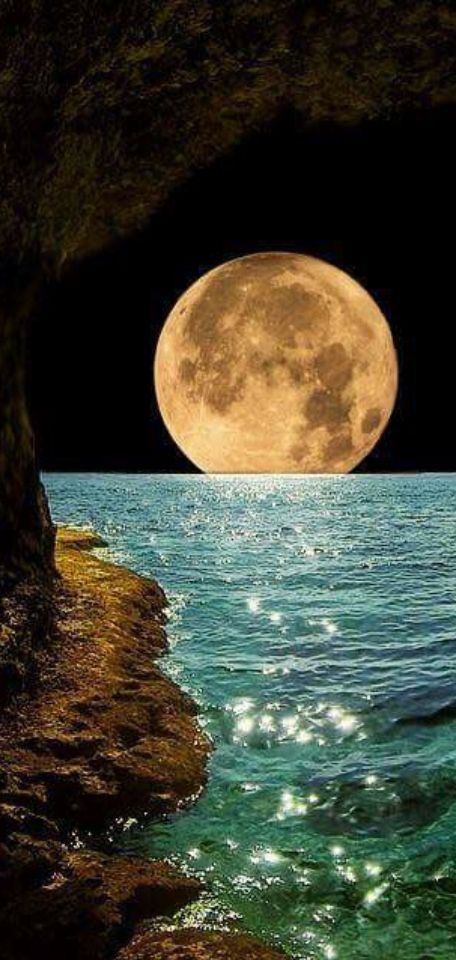
#> input picture abc.jpg, 456 x 960 px
$ jupyter execute 'Image to pencil sketch with python (1) (1).ipynb'   (shell and % lines are left out)
#> lines starting #> are read from the running program, lines starting #| are printed output that depends on the picture
# LetsGrowMore Virtual Internship Program (December-2021)

Beginner Level Task 1

Name :- Harshith V

Task 1 :- Image to pencil sketch with python

[cell 1]
import numpy as np
import cv2
import matplotlib.pyplot as plt

[cell 2]
def show_image(img):
    cv2.imshow('abc.jpg' , img)
    cv2.waitKey(0)
    cv2.destroyAllWindows()

 **Load Image**

[cell 3]
img = cv2.imread(r'abc.jpg')
#> img is the input picture: shape (960, 456, 3); mean B, G, R 50.6, 64.7, 63.1
show_image(img)

**Display Image**

[cell 4]
plt.figure(num = 1, figsize=(8,8))
plt.imshow(cv2.cvtColor(img, cv2.COLOR_BGR2RGB))
plt.title('Original Image', fontsize=26)
plt.gca().axes.get_yaxis().set_visible(False)
plt.gca().axes.get_xaxis().set_visible(False)
plt.show()

[cell 5]
def dodgeV2(image, mask):
    return cv2.divide(image, 255-mask, scale=256)

[cell 6]
def blend(front,back):
    result=front*255/(255-back)
    result[result>255]=255
    result[back==255]=255
    return result

[cell 7]
def render(img_rgb):
    img_gray = cv2.cvtColor(img_rgb, cv2.COLOR_BGR2GRAY)
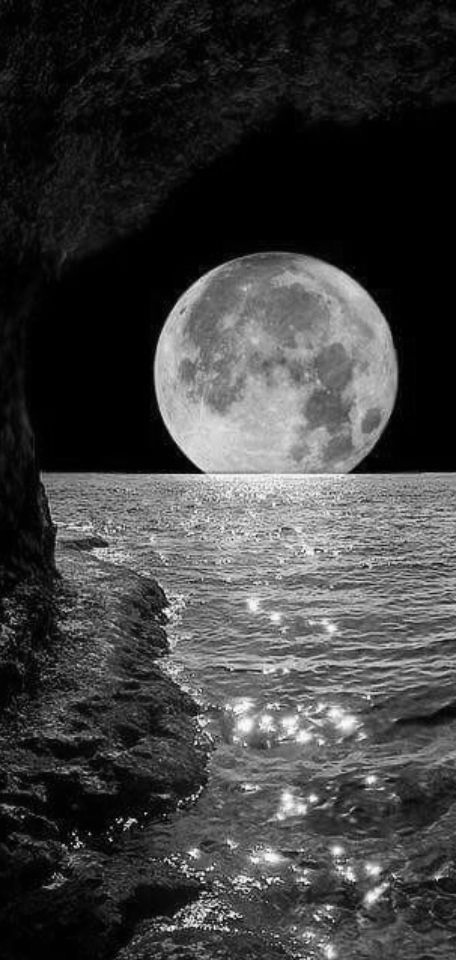
#> img_gray: shape (960, 456); min 0, max 254, mean 62.6

    #Applying gaussian blur to grayscale image
    img_blur = cv2.GaussianBlur(img_gray, (21,21), 0, 0)
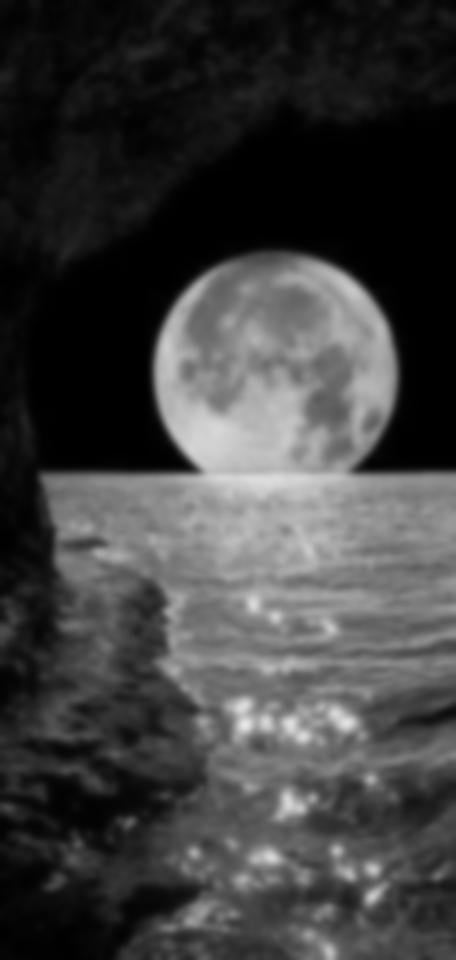
#> img_blur: shape (960, 456); min 0, max 232, mean 62.6

    #Invert the blur image
    inverted_img = 255 - img_blur
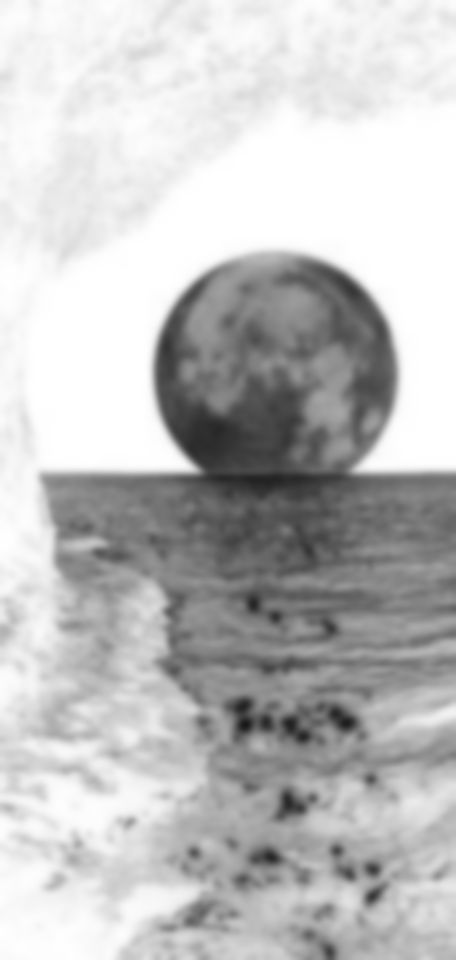
#> inverted_img: shape (960, 456); min 23, max 255, mean 192.4

    #Apply the dodgeV2 function
    img_blend = dodgeV2(img_gray,inverted_img)
#> in dodgeV2, `return cv2.divide(image, 255-mask, scale=256)`:
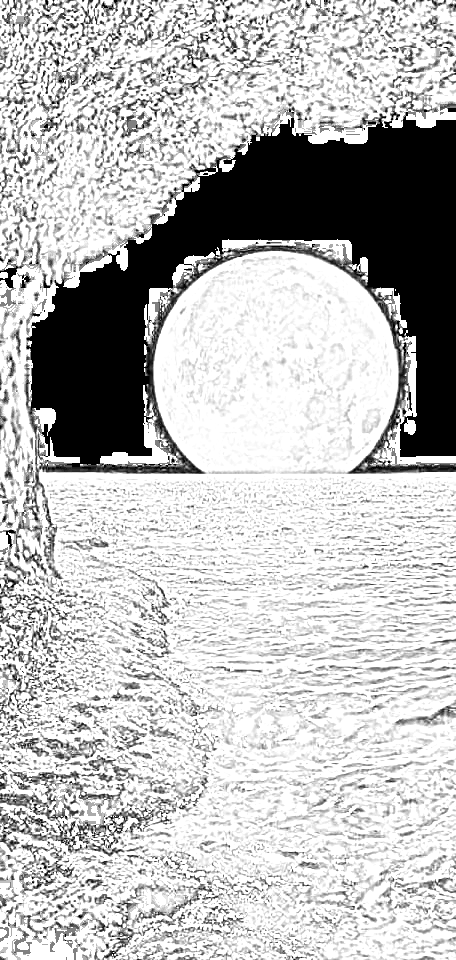
#> returned value: shape (960, 456); min 0, max 255, mean 188.5

    #Blend the image
    img_final = 1-blend(img_blend,img_gray)
#> in blend, `result=front*255/(255-back)`:
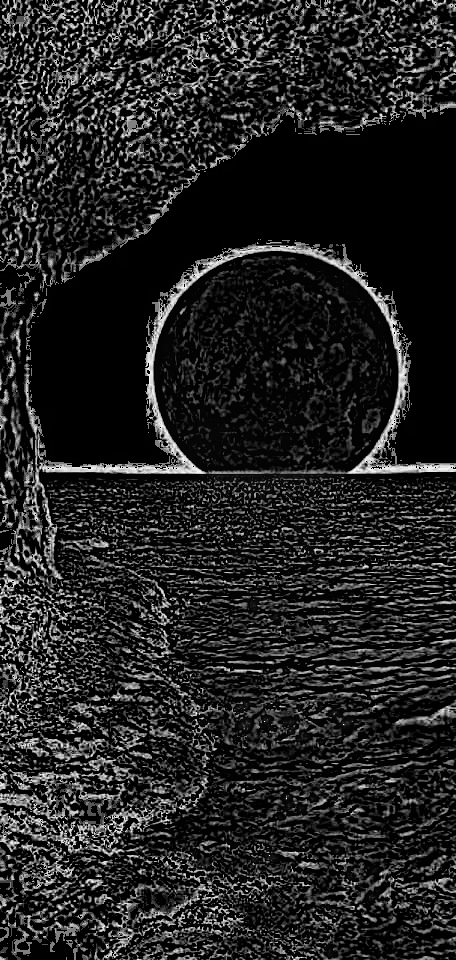
#> result: shape (960, 456) float64; min 0, max 1, mean 0.142
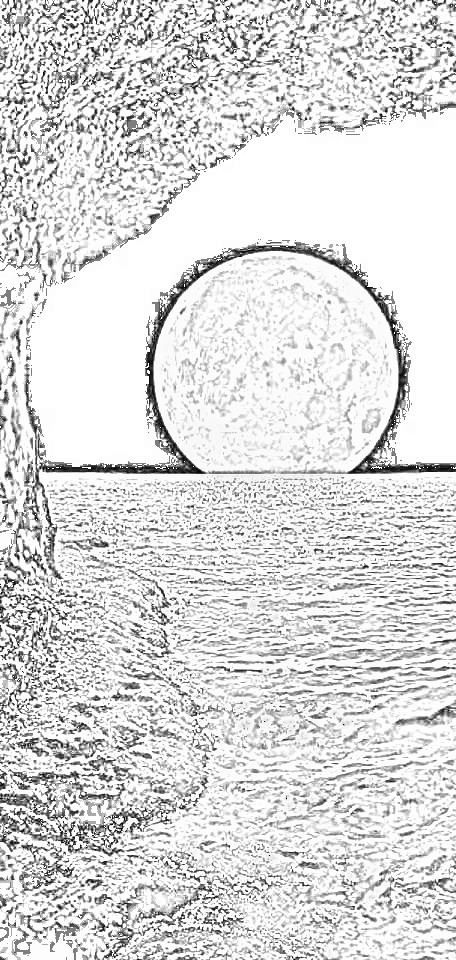
#> img_final: shape (960, 456) float64; min 0, max 1, mean 0.858

    return img_final

[cell 8]
final_image = render(img)
show_image(final_image)

[cell 9]
plt.figure(figsize=(8,8))
plt.imshow(final_image, cmap="gray")
plt.title('Sketching of Image', fontsize=26)
plt.gca().axes.get_yaxis().set_visible(False)
plt.gca().axes.get_xaxis().set_visible(False)
plt.show()

[cell 10]
cv2.imwrite('output_img.png', (final_image))
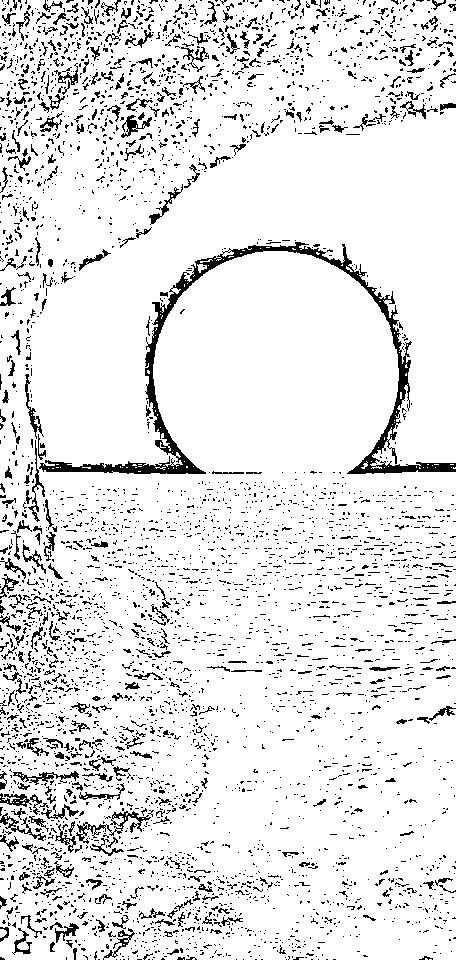
#> saved as output_img.png: shape (960, 456); values 0 (black) and 1 (white), 90.2% white; black in thin lines or dots
#> Out = True
